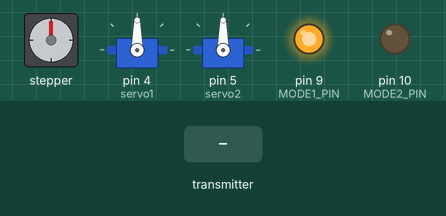
This sketch was run on a simulated Arduino Uno, built with avr-gcc and run on an emulated ATmega328P. On the bench: stepper motor, 2 × servo, output pins drawn as LEDs (lit = HIGH). Wiring (inferred from the names in the program): stepper motor driver (200 steps per turn assumed): step pin 3; direction pin 6; enable pin 2. The test bench sets the inputs (shaded band). No radio packets arrive unless stated; pins used as bus, display or sensor lines are not drawn.

Above: at 1.2 s.
1.3 s: the transmitter starts sending joy1x = 0
At 3.6 s:
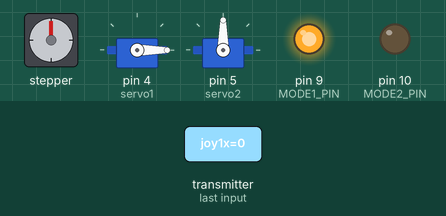
3.9 s: the transmitter starts sending joy2x = 0
At 6.2 s:
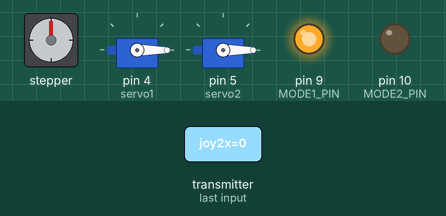
6.5 s: the transmitter starts sending joy1x = 255
At 9.2 s:
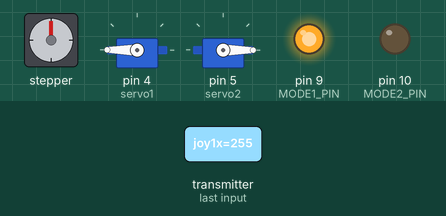
9.5 s: the transmitter starts sending joy2x = 255
At 12.3 s:
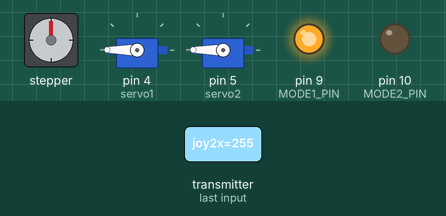
12.5 s: the transmitter starts sending joy1x = 64
At 15.2 s:
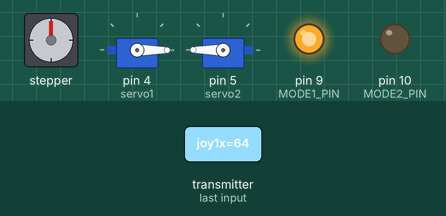
15.5 s: the transmitter starts sending joy2x = 64
At 15.97 s:
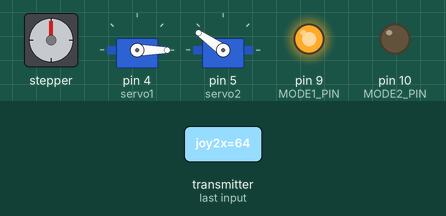
Timing chart, 0 to 19.3 s (numbered marks = the images above; inputs shaded):
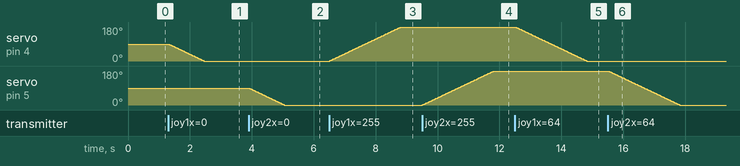

Measured:
- after the input at 1.3 s, servo on pin 4 (servo1): moves from 90° to 0° over 1.1 s, starting at once
- after the input at 3.9 s, servo on pin 5 (servo2): moves from 90° to 0° over 1.1 s, starting at once
- after the input at 6.5 s, servo on pin 4 (servo1): moves from 0° to 180° over 2.3 s, starting at once
- after the input at 9.5 s, servo on pin 5 (servo2): moves from 0° to 180° over 2.3 s, starting at once
- after the input at 12.5 s, servo on pin 4 (servo1): moves from 180° to 0° over 2.3 s, starting at once
- after the input at 15.5 s, servo on pin 5 (servo2): moves from 180° to 0° over 2.3 s, starting at once

The sketch:

test_ontvanger.ino
```cpp
#include <SPI.h>
#include <nRF24L01.h>
#include <RF24.h>
#include <Servo.h>
#include <math.h>

// Define pins
#define EN_PIN    2  // LOW: Driver disabled. HIGH: Driver enabled (verbind arduino pin 2 met driver pin "SLEEP" en "RESET")
#define STEP_PIN  3  // Step on rising edge (arduino pin 3 met driver pin "STEP")
#define DIR_PIN   6  // Motor richting (arduino pin 6 naar driver pin "DIR")
#define REF_PIN   7  // Referentie schakelaar (arduino pin 7 via drukknop naar ground)
#define MODE0_PIN 8  // Microstepping selectie (arduino pin 8 naar driver pin "M0")
#define MODE1_PIN 9  // Microstepping selectie (arduino pin 9 naar driver pin "M1")
#define MODE2_PIN 10 // Microstepping selectie (arduino pin 10 naar driver pin "M2")

long ustep = 8;      // Microstepping = 1, 2, 4, 8, 16, 32
long rpm = 30;      // Toerental in rpm
long omw = 400;      // Aantal volle stappen per omwenteling (360 / staphoek in graden)

// Same channel as the controller for communication
RF24 radio(7, 8);   // nRF24L01 (CE, CSN)
const byte address[6] = "00001";

unsigned long lastReceiveTime = 0;
unsigned long currentTime = 0;

Servo servo1;
Servo servo2;

int servoValue1, servoValue2;
int ser1 = 90;
int ser2 = 90;
int positie = omw * ustep;
int homing = 0;
int steptime = 60000000 / (omw * ustep * rpm);

struct Data_Package {
  byte joy1x;
  byte joy1y;
  byte joy2x;
  byte joy2y;
  byte joy1sw;
  byte joy2sw;
  byte button1;
  byte button2;
};
Data_Package data;

void setup() {
  Serial.begin(9600);
  radio.begin();
  radio.openReadingPipe(0, address);
  radio.setAutoAck(false);
  radio.setDataRate(RF24_250KBPS);
  radio.setPALevel(RF24_PA_LOW);
  radio.startListening(); //  Set the module as receiver
  resetData();

  servo1.attach(4);
  servo2.attach(5);

  // Prepare pins
  pinMode(EN_PIN, OUTPUT);
  pinMode(STEP_PIN, OUTPUT);
  pinMode(DIR_PIN, OUTPUT);
  pinMode(REF_PIN, INPUT_PULLUP);
  pinMode(MODE0_PIN, OUTPUT);
  pinMode(MODE1_PIN, OUTPUT);
  pinMode(MODE2_PIN, OUTPUT);

  double mode = log(ustep) / log(2);
  int intmode = (int) mode;
  digitalWrite(MODE0_PIN, intmode & B00000001);
  digitalWrite(MODE1_PIN, intmode & B00000010);
  digitalWrite(MODE2_PIN, intmode & B00000100);
  digitalWrite(EN_PIN, HIGH);    // Enable driver in hardware
}

void loop() {
  currentTime = millis();
  if (currentTime - lastReceiveTime > 1000) {
    resetData();
  }
  if (radio.available()) {
    radio.read(&data, sizeof(Data_Package));
    lastReceiveTime = millis();
  }

  // begin stepper code

  if(homing == 0 && digitalRead(REF_PIN) == LOW){   // Linksom draaien tot eindstop hoog wordt
    positie = 0;
    homing = 1;
  }

  else if(homing == 1 && positie == omw * ustep / 2){   // Naar midden van slag gaan(halfe rotatie)
    homing = 2;
  }

  else if(data.button1 == 0 && positie != 0 || homing == 0 && positie != 0){   // Linksom draaien
    digitalWrite(DIR_PIN, HIGH);
    digitalWrite(STEP_PIN, !digitalRead(STEP_PIN));
    delayMicroseconds(steptime);
    positie--;
  }

  else if(data.button2 == 0 && positie != omw * ustep || homing == 1){   // Rechtsom daaien
    digitalWrite(DIR_PIN, LOW);
    digitalWrite(STEP_PIN, !digitalRead(STEP_PIN));
    delayMicroseconds(steptime);
    positie++;
  }

  // end stepper code
 // onderstaande code is om de servo positie vast te houden
  servoValue1 = map(data.joy1x, 0, 255, 0, 180);// servo waardes worden omgezet naar graden
    if(servoValue1 > 95 && ser1 < 181) //
  {
    ser1++; // postie servo gaat omhoog
  }
  if(servoValue1 < 85 && ser1 > 0)
  {
    ser1--; // postitie servo gaat omlaag
  }
  servo1.write(ser1); //servo waarde wordt geschreven
  servoValue2 = map(data.joy2x, 0, 255, 0, 180);
  if(servoValue2 > 95 && ser2 < 181)
  {
    ser2++;
  }
  if(servoValue2 < 85 && ser2 > 0)
  {
    ser2--;
  }
  servo2.write(ser2);
  delay(10);
}

void resetData() {
  data.joy1x = 127;
  data.joy1y = 127;
  data.joy2x = 127;
  data.joy2y = 127;
  data.joy1sw = 1;
  data.joy2sw = 1;
  data.button1 = 1;
  data.button2 = 1;
}
```
